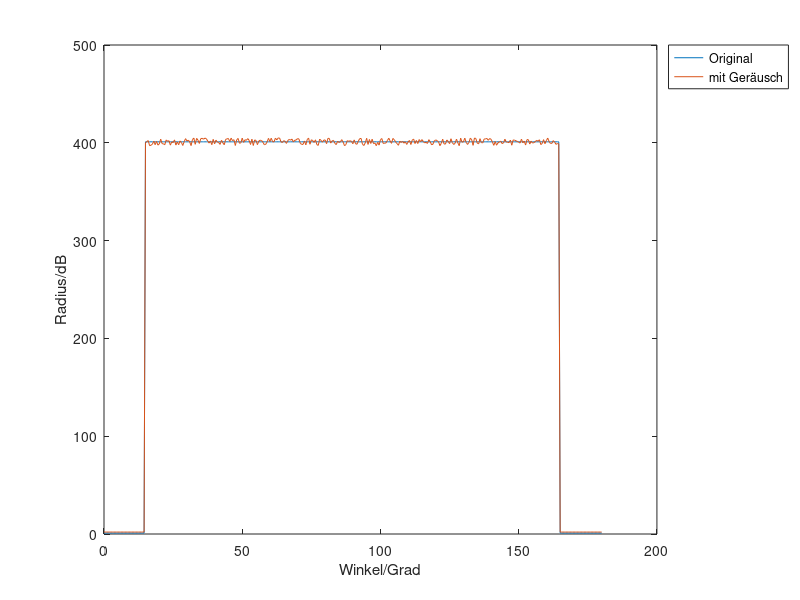

MATLAB code for this plot: (Note: this script raises an error after producing the figure.)
midVal = 400;
repeatedTimeValMid = 150;%Ton = 2*repeatedTimeValMid
tVal = 0:0.5:180;
tComp = 90;
xVal = midVal*rectpuls(tVal-tComp,repeatedTimeValMid)+1;
onIntervalBegin = (180*2-repeatedTimeValMid/0.5)/2 + 1;
onIntervalEnd = onIntervalBegin + repeatedTimeValMid/0.5 -1;
minRange = -1;
maxRange = 1;
noise = minRange + (maxRange - minRange).*rand(1,repeatedTimeValMid/0.5);
ah = 4;% erlaubte Höhenabweichung
noise = ah*noise;
xnVal = [xVal(1:onIntervalBegin-1) noise xVal(onIntervalEnd+1:end)];
xnVal = xnVal + xVal;
draw = 1;
figureNo = 1;
if draw == 1
    figure('Name','Das Originalsignal und Signal mit schwächen Rauschen');
    plot(tVal,xVal,'-',tVal,xnVal,'-');
    figureNo = figureNo + 1;
    legend('Original','mit Geräusch','Location','northeastoutside');
    xlabel('Winkel/Grad');
    ylabel('Radius/dB');
end

% Mit dem Maximally-Flat-Methode-entworfenen Filter
draw = 0;
phase = 1;
filterObj = filterMaximallyFlatFIR_p4;
output = filterIIR(xnVal, tVal, filterObj, draw, phase, figureNo);
if draw == 1
    figureNo = figureNo + 1;
end
% verlorene Punkte aufgrund der Steigung von einem Bereich zu einem
% neuen Bereich: von Diagramm aus dem 3. Versuch (Test2) abgelesen
lostedPointBegin = 1;
lostedPointEnd = 1;
onIntervalBegin = onIntervalBegin + lostedPointBegin;
onIntervalEnd = onIntervalEnd - lostedPointEnd;
diff_mf = output(onIntervalBegin:onIntervalEnd)./xnVal(onIntervalBegin:onIntervalEnd);
diff_mf = 20.*log(diff_mf);
diff_mf = rms(diff_mf);

% Mit dem Window-Kaiser-Methode-entworfenen Filter
draw = 0;
phase = 2;
filterObj = filterWindowKaiser_p10;
output = filterFIR(xnVal, tVal, filterObj, draw, phase, figureNo);
if draw == 1
    figureNo = figureNo + 1;
end
% verlorene Punkte aufgrund der Steigung von einem Bereich zu einem
% neuen Bereich: von Diagramm aus dem 3. Versuch (Test2) abgelesen
lostedPointBegin = 1;
lostedPointEnd = 2;
onIntervalBegin = onIntervalBegin + lostedPointBegin;
onIntervalEnd = onIntervalEnd - lostedPointEnd;
diff_wk = output(onIntervalBegin:onIntervalEnd)./xnVal(onIntervalBegin:onIntervalEnd);
diff_wk = 20.*log(diff_wk);
diff_wk = rms(diff_wk);

% Mit dem Least-Squares-Methode-entworfenen Filter
draw = 0;
phase = 2;
filterObj = filterLeastSquares_p11;
output = filterFIR(xnVal, tVal, filterObj, draw, phase, figureNo);
if draw == 1
    figureNo = figureNo + 1;
end
% verlorene Punkte aufgrund der Steigung von einem Bereich zu einem
% neuen Bereich: von Diagramm aus dem 3. Versuch (Test2) abgelesen
lostedPointBegin = 1;
lostedPointEnd = 2;
onIntervalBegin = onIntervalBegin + lostedPointBegin;
onIntervalEnd = onIntervalEnd - lostedPointEnd;
diff_lsq = output(onIntervalBegin:onIntervalEnd)./xnVal(onIntervalBegin:onIntervalEnd);
diff_lsq = 20.*log(diff_lsq);
diff_lsq = rms(diff_lsq);

% Mit dem Equiripple-Methode-entworfenen Filter
draw = 0;
phase = 2;
filterObj = filterEquiripple_p3;
output = filterFIR(xnVal, tVal, filterObj, draw, phase, figureNo);
if draw == 1
    figureNo = figureNo + 1;
end
% verlorene Punkte aufgrund der Steigung von einem Bereich zu einem
% neuen Bereich: von Diagramm aus dem 3. Versuch (Test2) abgelesen
lostedPointBegin = 1;
lostedPointEnd = 2;
onIntervalBegin = onIntervalBegin + lostedPointBegin;
onIntervalEnd = onIntervalEnd - lostedPointEnd;
diff_eq = output(onIntervalBegin:onIntervalEnd)./xnVal(onIntervalBegin:onIntervalEnd);
diff_eq = 20.*log(diff_eq);
diff_eq = rms(diff_eq);

% Mit dem Window-Bartlett-Methode-entworfenen Filter
draw = 0;
phase = 2;
filterObj = filterWindowBarlett_p2;
output = filterFIR(xnVal, tVal, filterObj, draw, phase, figureNo);
if draw == 1
    figureNo = figureNo + 1;
end
% verlorene Punkte aufgrund der Steigung von einem Bereich zu einem
% neuen Bereich: von Diagramm aus dem 3. Versuch (Test2) abgelesen
lostedPointBegin = 0;
lostedPointEnd = 1;
onIntervalBegin = onIntervalBegin + lostedPointBegin;
onIntervalEnd = onIntervalEnd - lostedPointEnd;
diff_wb = output(onIntervalBegin:onIntervalEnd)./xnVal(onIntervalBegin:onIntervalEnd);
diff_wb = 20.*log(diff_wb);
diff_wb = rms(diff_wb);

% Mit dem Window-Rectangular-Methode-entworfenen Filter
draw = 0;
phase = 2;
filterObj = filterWindowRectangular_p3;
output = filterFIR(xnVal, tVal, filterObj, draw, phase, figureNo);
if draw == 1
    figureNo = figureNo + 1;
end
% verlorene Punkte aufgrund der Steigung von einem Bereich zu einem
% neuen Bereich: von Diagramm aus dem 3. Versuch (Test2) abgelesen
lostedPointBegin = 1;
lostedPointEnd = 2;
onIntervalBegin = onIntervalBegin + lostedPointBegin;
onIntervalEnd = onIntervalEnd - lostedPointEnd;
diff_wr = output(onIntervalBegin:onIntervalEnd)./xnVal(onIntervalBegin:onIntervalEnd);
diff_wr = 20.*log(diff_wr);
diff_wr = rms(diff_wr);

% Mit dem Window-Triangular-Methode-entworfenen Filter
draw = 0;
phase = 2;
filterObj = filterWindowTriangular_p1;
output = filterFIR(xnVal, tVal, filterObj, draw, phase, figureNo);
if draw == 1
    figureNo = figureNo + 1;
end
% verlorene Punkte aufgrund der Steigung von einem Bereich zu einem
% neuen Bereich: von Diagramm aus dem 3. Versuch (Test2) abgelesen
lostedPointBegin = 1;
lostedPointEnd = 2;
onIntervalBegin = onIntervalBegin + lostedPointBegin;
onIntervalEnd = onIntervalEnd - lostedPointEnd;
diff_wt = output(onIntervalBegin:onIntervalEnd)./xnVal(onIntervalBegin:onIntervalEnd);
diff_wt = 20.*log(diff_wt);
diff_wt = rms(diff_wt);